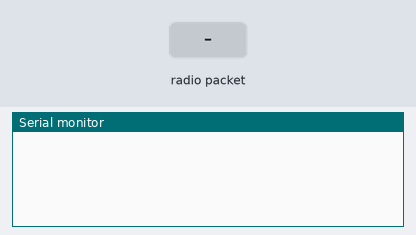
Simulated run of this sketch. Board: ESP32. On the bench: the last lines printed to the serial monitor. The test bench sets the inputs (shaded band).

Above: at 1.2 s.
1.3 s: radio packet "1" arrives
At 1.7 s:
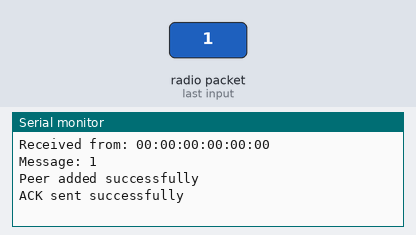
2.8 s: radio packet "0" arrives
At 4.0 s:
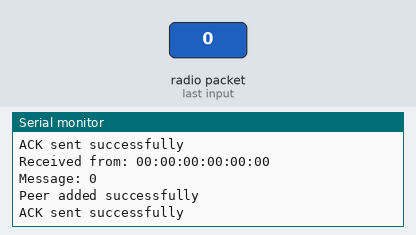
4.3 s: radio packet "2" arrives
At 5.2 s:
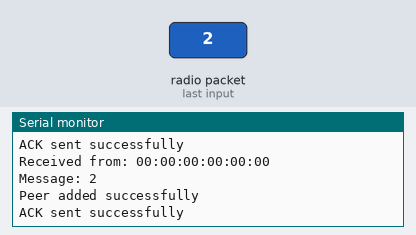

The sketch:

ESP_NOW_Reciever.ino
```cpp
#include <WiFi.h>
#include <esp_now.h>

// Function to add a peer if it doesn't exist
void addPeerIfNeeded(const uint8_t *peerAddr) {
  if (!esp_now_is_peer_exist(peerAddr)) {
    esp_now_peer_info_t peerInfo = {};
    memcpy(peerInfo.peer_addr, peerAddr, 6);
    peerInfo.channel = 0;    // Use current channel
    peerInfo.encrypt = false;
    if (esp_now_add_peer(&peerInfo) != ESP_OK) {
      Serial.println("Failed to add peer");
    } else {
      Serial.println("Peer added successfully");
    }
  }
}

void OnDataRecv(const uint8_t *mac_addr, const uint8_t *incomingData, int len) {
  // Convert sender MAC to string for debugging
  char macStr[18];
  snprintf(macStr, sizeof(macStr), "%02X:%02X:%02X:%02X:%02X:%02X",
           mac_addr[0], mac_addr[1], mac_addr[2],
           mac_addr[3], mac_addr[4], mac_addr[5]);
  Serial.print("Received from: ");
  Serial.println(macStr);

  // Convert incoming data into a String (JSON message)
  String jsonMessage = "";
  for (int i = 0; i < len; i++) {
    jsonMessage += (char)incomingData[i];
  }
  Serial.print("Message: ");
  Serial.println(jsonMessage);

  // Dynamically add sender as peer if not already added
  addPeerIfNeeded(mac_addr);

  // Prepare the ACK message
  String ackMsg = "ACK";
  // Send ACK back to the sender using its MAC address
  esp_err_t result = esp_now_send(mac_addr, (uint8_t *)ackMsg.c_str(), ackMsg.length());
  if (result == ESP_OK) {
    Serial.println("ACK sent successfully");
  } else {
    Serial.println("Error sending ACK");
  }
}

void setup() {
  Serial.begin(115200);
  // Set device as a WiFi Station
  WiFi.mode(WIFI_STA);

  // Initialize ESP-NOW
  if (esp_now_init() != ESP_OK) {
    Serial.println("Error initializing ESP-NOW");
    return;
  }

  // Register the receive callback
  esp_now_register_recv_cb(OnDataRecv);
}

void loop() {
  // The receiver only needs to wait for incoming data; no code needed here.
}
```

Measured:
- after the input at 1.3 s, the serial monitor: prints a new line after 0.05 s (image 1)
- after the input at 2.8 s, the serial monitor: prints a new line after 0.05 s (image 2)
- after the input at 4.3 s, the serial monitor: prints a new line after 0.05 s (image 3)
